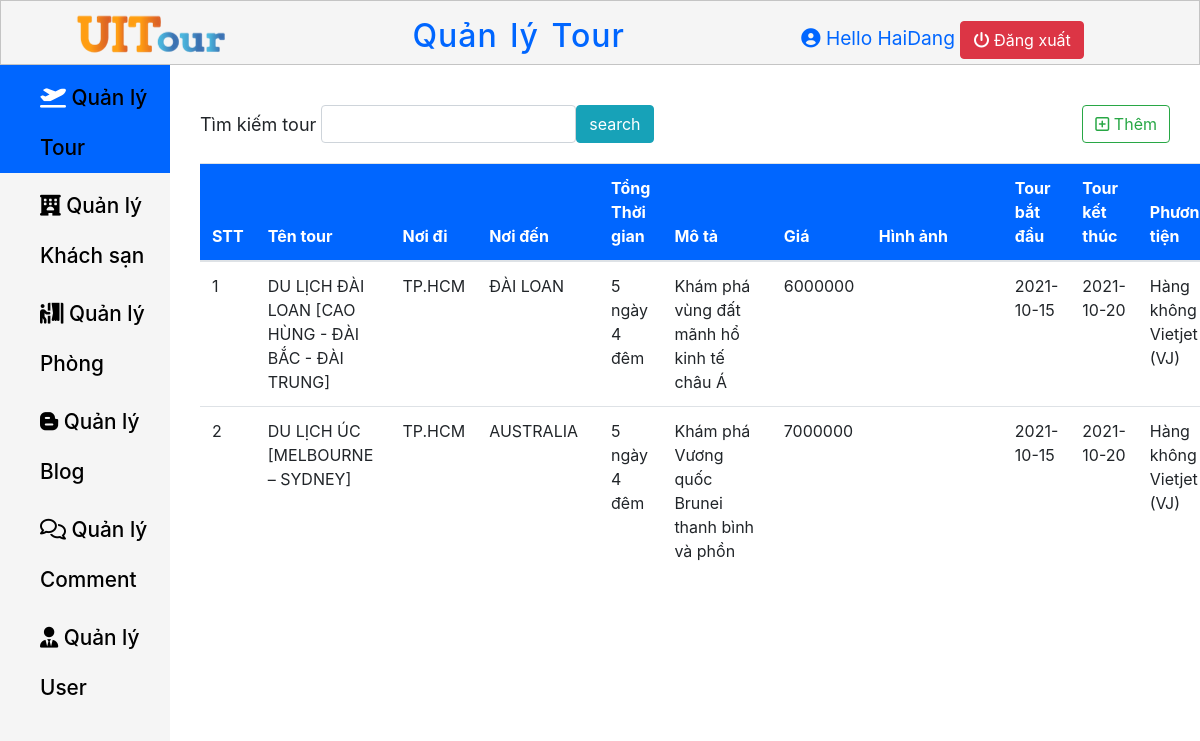
Before: /Page-Admin/QuanLyTour.php with the older database file.
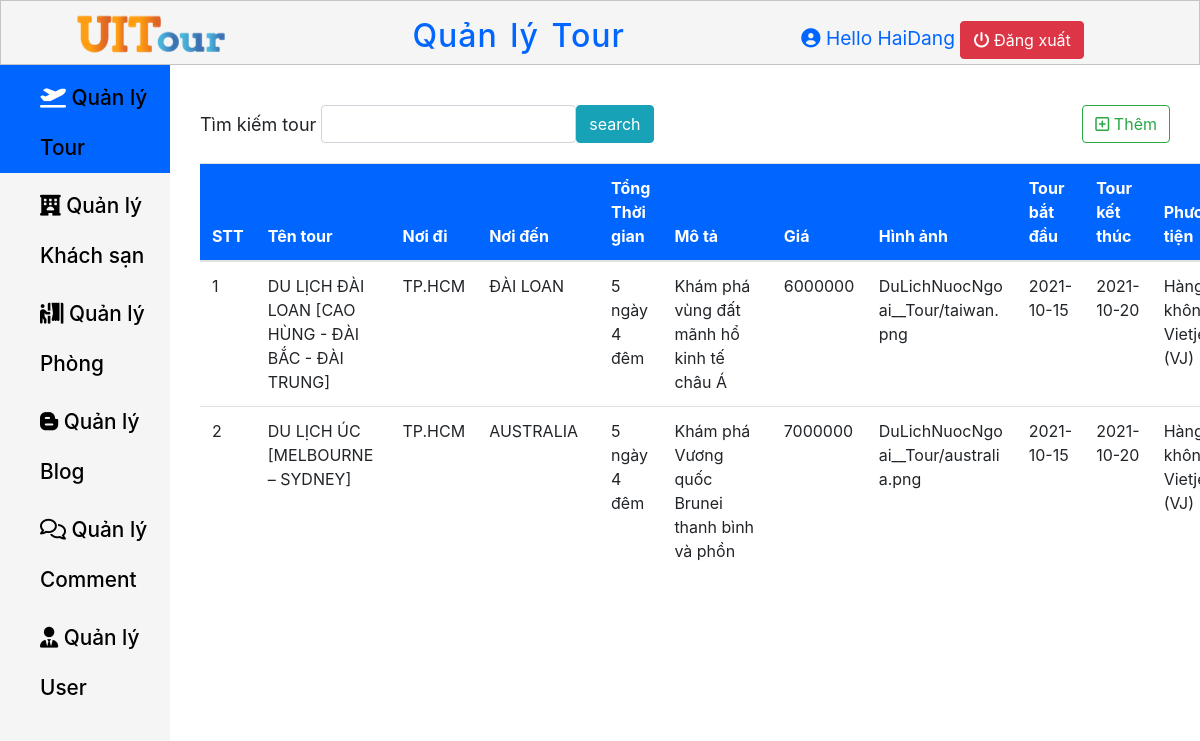
After: the same page with the newer database file.
### tables this page shows
CREATE TABLE `tour` (
  `Tour_Id` int(11) NOT NULL,
  `Tour_Name` varchar(500) NOT NULL,
  `Departure` varchar(500) NOT NULL,
  `Destination` varchar(500) NOT NULL,
  `Tour_Time` varchar(50) NOT NULL,
  `Description_Tour` varchar(1000) NOT NULL,
  `Price` int(11) NOT NULL,
  `Img_Source` text NOT NULL,
  `Tour_Start` date NOT NULL,
  `Tour_Finish` date NOT NULL,
  `Transport` varchar(200) NOT NULL,
  `Tour_Check` binary(1) NOT NULL
);

### Page-Admin/QuanLyTour.php (the view, shortened to what the changed rows need)
<?php
    $host = "localhost";
    $host_user ="root";
    $host_password = "";
    $database = "ie104.m12";
    $port = "8111";
    $conn = new mysqli($host, $host_user, $host_password, $database, $port);
    if(isset($_POST["search"]))
    {
        $result = $_POST["search"];
        $sql = "SELECT * FROM tour WHERE Tour_Name Like '%$result%'";
    }
    else
        $sql = "SELECT * from tour";
    $kq = $conn->query($sql);
?>
<!DOCTYPE html>
<html lang="en">
<head>
    <link rel="stylesheet" href="Navbar.css">
    <link rel="stylesheet" href="Content.css">
    <link rel="stylesheet" href="https://cdn.jsdelivr.net/npm/bootstrap@4.5.3/dist/css/bootstrap.min.css">
    <link rel="stylesheet" href="https://cdnjs.cloudflare.com/ajax/libs/font-awesome/6.0.0-beta3/css/all.min.css" />
</head>
<body>
    <header class="header-container">
        <h2 class="header-container__Title">
            Quản lý Tour
        </h2>
    </header>
    <main class="main">
        <section>
            <div class="table-overflow">
                <table class="table table-hover">
                    <thead>
                        <tr>
                            <th>STT</th>
                            <th>Tên tour</th>
                            <th>Nơi đi</th>
                            <th>Nơi đến</th>
                            <th>Tổng Thời gian</th>
                            <th>Mô tả</th>
                            <th>Giá</th>
                            <th>Hình ảnh</th>
                            <th>Tour bắt đầu</th>
                            <th>Tour kết thúc</th>
                            <th>Phương tiện</th>
                        </tr>
                    </thead>
                    <tbody>
                        <?php while($row = $kq->fetch_assoc()) { ?>
                            <tr>
                                <td class="counterCell"></td>
                                <td><?php echo $row["Tour_Name"] ?></td>
                                <td><?php echo $row["Departure"] ?></td>
                                <td><?php echo $row["Destination"] ?></td>
                                <td><?php echo $row["Tour_Time"] ?></td>
                                <td><?php echo $row["Description_Tour"] ?></td>
                                <td><?php echo $row["Price"] ?></td>
                                <td><?php echo $row["Img_Source"] ?></td>
                                <td><?php echo $row["Tour_Start"] ?></td>
                                <td><?php echo $row["Tour_Finish"] ?></td>
                                <td><?php echo $row["Transport"] ?></td>
                            </tr>
                        <?php } ?>
                    </tbody>
                </table>
            </div>
        </section>
    </main>
</body>
</html>

Changed rows visible on the page:
changed tour "DU LỊCH ĐÀI LOAN [CAO HÙNG - ĐÀI BẮC - ĐÀI TRUNG]": Img_Source (not shown) → "DuLichNuocNgoai__Tour/taiwan.png"
changed tour "DU LỊCH ÚC [MELBOURNE – SYDNEY]": Img_Source (not shown) → "DuLichNuocNgoai__Tour/australia.png"
